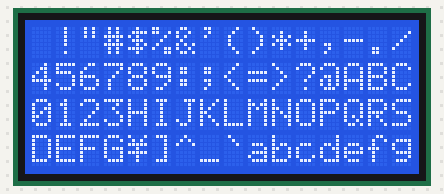
This sketch was run on a simulated ESP32. Shown: 16×4 character LCD.

Above: at 0.2 s.
At 4.6 s:
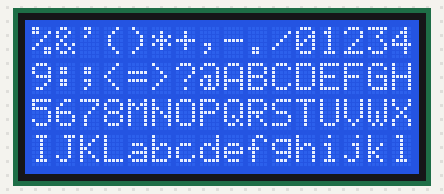
At 9.9 s:
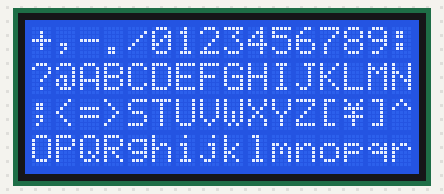
At 19.5 s:
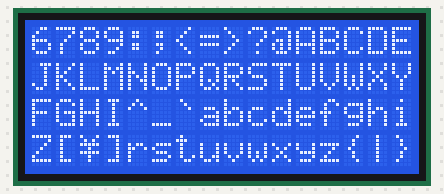
At 29.2 s:
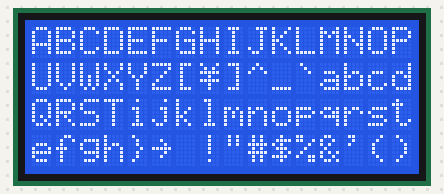
At 38.8 s:
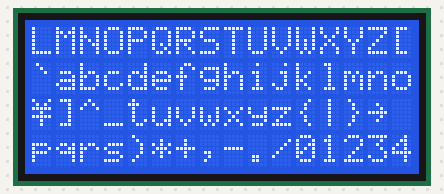

The sketch:

Test_only_LCD.ino
```cpp
#include <Wire.h>
#include <LiquidCrystal_I2C.h>

LiquidCrystal_I2C lcd(0x27, 16, 4);

// Real DDRAM start addresses for each row on a 20x4 display
const byte rowAddr[4] = {0x00, 0x40, 0x14, 0x54};

// Printable ASCII runs from 0x20 (space) to 0x7E (~)
// That gives 95 characters: A-Z, a-z, 0-9, and all standard symbols

void fillScreen(char startChar) {
  char c = startChar;

  for (int row = 0; row < 4; row++) {
    lcd.command(0x80 | rowAddr[row]); // set cursor directly via DDRAM address
    for (int col = 0; col < 20; col++) {
      lcd.write(c);
      c++;
      if (c > 0x7E) c = 0x20; // wrap around back to space if we run out
    }
  }
}

void setup() {
  lcd.init();
  lcd.backlight();
}

void loop() {
  // Shift the starting character each loop so you can see
  // every character eventually land on every cell position
  for (char start = 0x20; start <= 0x7E; start++) {
    lcd.clear();
    fillScreen(start);
    delay(800); // 0.8 seconds per frame, adjust if too fast or slow
  }
}
```

Measured:
- what the display in image 1 shows lasts 0.9 s, from 4.5 s to 5.4 s
